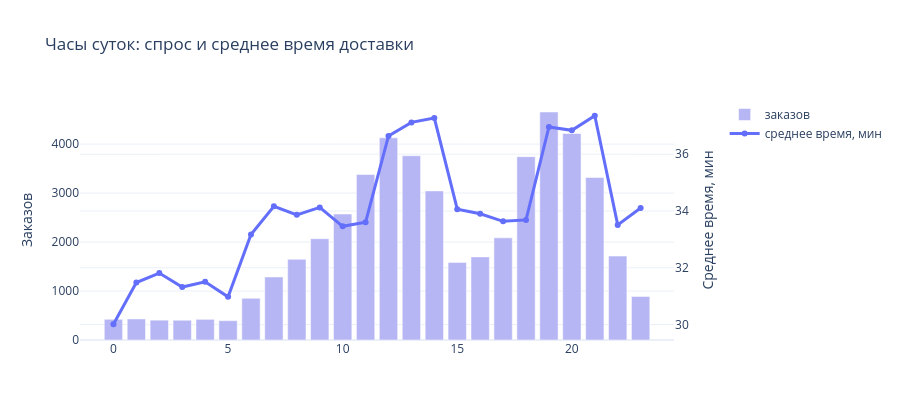

The code cell stored with this chart in its notebook:
### Markdown cell above
## Часть 5. Временные закономерности

### Code cell
segh = d.groupby('order_hour', observed=True).agg(
    n=('delay', 'size'), mean_actual=('actual_delivery_time_minutes', 'mean'),
    mean_delay=('delay', 'mean'), late_rate=('delay', lambda s: (s > 0).mean())).reset_index()

fig = make_subplots(specs=[[{'secondary_y': True}]])
fig.add_bar(x=segh['order_hour'], y=segh['n'], name='заказов', marker_color='#B6B6F5')
fig.add_scatter(x=segh['order_hour'], y=segh['mean_actual'], name='среднее время, мин',
                mode='lines+markers', line=dict(color='#636EFA', width=3), secondary_y=True)
fig.update_yaxes(title_text='Заказов', secondary_y=False)
fig.update_yaxes(title_text='Среднее время, мин', secondary_y=True)
fig.update_layout(height=420, title='Часы суток: спрос и среднее время доставки', template='plotly_white')
fig.show()
print(segh.round(2).to_string(index=False))

### Figure 1 — Plotly figure (JSON) as saved in the notebook; plotly's stock layout.template omitted (floating-point values rounded to 4 significant figures)
{"data": [{"marker": {"color": "#B6B6F5"}, "name": "заказов", "type": "bar", "x": [0, 1, 2, 3, 4, 5, 6, 7, 8, 9, 10, 11, 12, 13, 14, 15, 16, 17, 18, 19, 20, 21, 22, 23], "y": [423, 430, 405, 404, 422, 395, 852, 1288, 1647, 2069, 2572, 3381, 4129, 3763, 3045, 1585, 1697, 2086, 3744, 4656, 4217, 3319, 1714, 889]}, {"line": {"color": "#636EFA", "width": 3}, "mode": "lines+markers", "name": "среднее время, мин", "type": "scatter", "x": [0, 1, 2, 3, 4, 5, 6, 7, 8, 9, 10, 11, 12, 13, 14, 15, 16, 17, 18, 19, 20, 21, 22, 23], "xaxis": "x", "y": [30.01, 31.48, 31.81, 31.32, 31.51, 30.97, 33.17, 34.17, 33.86, 34.13, 33.46, 33.6, 36.65, 37.12, 37.27, 34.06, 33.9, 33.64, 33.69, 36.96, 36.84, 37.35, 33.51, 34.1], "yaxis": "y2"}], "layout": {"height": 420, "title": {"text": "Часы суток: спрос и среднее время доставки"}, "xaxis": {"anchor": "y", "domain": [0, 0.94]}, "yaxis": {"anchor": "x", "domain": [0, 1], "title": {"text": "Заказов"}}, "yaxis2": {"anchor": "x", "overlaying": "y", "side": "right", "title": {"text": "Среднее время, мин"}}}}
